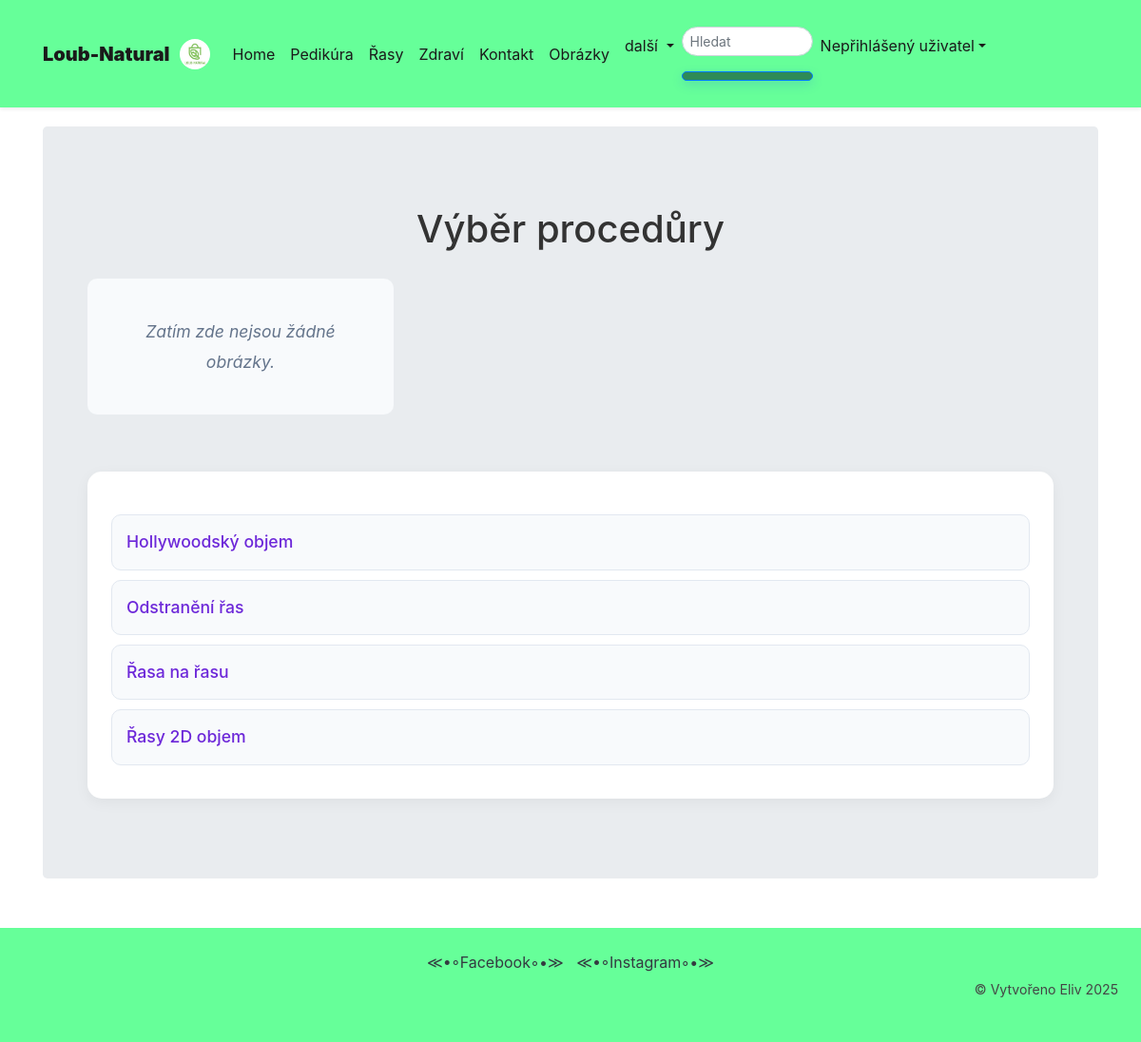
/eyelash/, run on an earlier commit of the app's database.
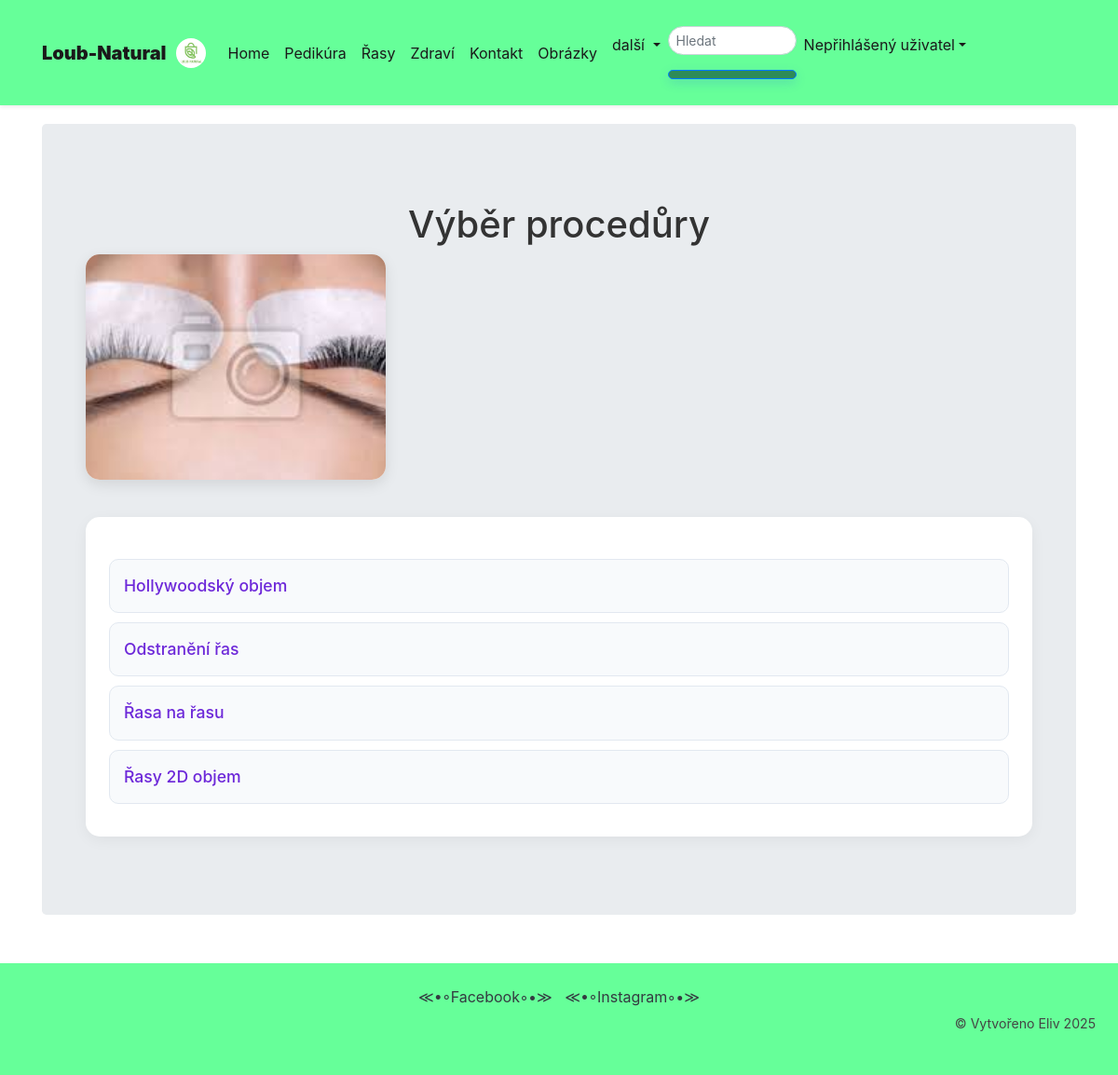
And on a later commit of the database.
### viewer/models.py (models this page shows, shortened)
class Rasy(Model):
    name = CharField(max_length=30, null=False, blank=False, unique=True)
    procedure_time = IntegerField(null=False, blank=False, default=0)
    description = TextField(max_length=5000, null=True, blank=True)
    price = IntegerField(null=False, blank=False)
    created = DateTimeField(auto_now_add=True)
    updated = DateTimeField(auto_now=True)
    class Meta:
        ordering = ['name']
        verbose_name_plural = "Řasy"
    def __str__(self):
        return self.name

class Image(Model):
    image = ImageField(upload_to='images/')
    pedikura = ForeignKey(Pedikura, on_delete=SET_NULL, null=True, blank=True, related_name='images')
    rasy = ForeignKey(Rasy, on_delete=SET_NULL, null=True, blank=True, related_name='images')
    zdravi = ForeignKey(Zdravi, on_delete=SET_NULL, null=True, blank=True, related_name='images')
    contact = ForeignKey(Contact, on_delete=SET_NULL, null=True, blank=True, related_name='images')
    order = models.BooleanField(default=False, verbose_name="Zobrazit na order strance")
    is_home = models.BooleanField(default=False, verbose_name="Zobrazit na home stránce")
    pedikura1 = models.BooleanField( default=False, verbose_name="Zobrazit na stránce Pedikura")
    rasy1 = models.BooleanField(default=False, verbose_name="Zobrazit na stránce Řasy")
    zdravi1 = models.BooleanField(default=False, verbose_name="Zobrazit na stránce Zdraví")
    contact1 = models.BooleanField(default=False, verbose_name="Zobrazit na stránce Kontakt")

### viewer/views.py (the view)
# urls.py: path('eyelash/', EyelashListView.as_view(), name="eyelash"),
class EyelashListView(ListView):
    template_name = 'rasy.html'
    model = Rasy
    context_object_name = 'eyelashs'
    permission_required = 'viewer.view_rasy'
    def get_context_data(self, **kwargs):
        context = super().get_context_data(**kwargs)
        context['rasy1_images'] = Image.objects.filter(rasy1=True)
        return context

### viewer/templates/rasy.html (shortened to what this page needs)
{% extends 'base.html' %}
{% load static %}
{% block content %}
<div class="container">
    <h1>Výběr procedůry</h1>
    <div class="home-container">
        {% for img in rasy1_images %}
            <div class="image-item">
                <a href="{% url 'image' pk=img.id %}">
                    <img src="{{ img.image.url }}" alt="řasy">
                </a>
            </div>
        {% empty %}
            <p class="no-images">Zatím zde nejsou žádné obrázky.</p>
        {% endfor %}
    </div>
    <div class="rasy-container">
        <ul class="procedure-list">
            {% for eyelash in eyelashs %}
            <li class="procedure-item">
                <a href="{% url 'eyelash_detail' eyelash.id %}" class="procedure-link">{{ eyelash }}</a>
            </li>
            {% endfor %}
        </ul>
    </div>
</div>
{% endblock %}

What changed in the data, as far as the page shows it:
added Image: image (picture)
Also different on the page:
text no longer shown: "Zatím zde nejsou žádné obrázky."
